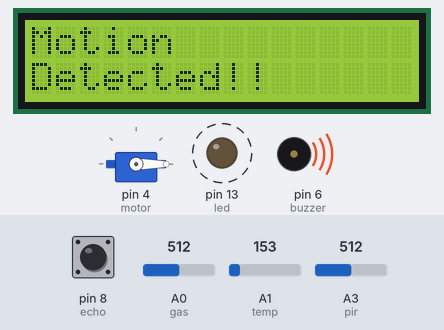
This sketch was run on a simulated Arduino Uno, built with avr-gcc and run on an emulated ATmega328P. On the bench: 16×2 character LCD, servo, output pins drawn as LEDs (lit = HIGH), buzzer (waves = sounding, pin HIGH). Dashed ring = blinking. Inputs (shaded band) come from the test bench; at power-on: A0 (gas) = 512, A3 (pir) = 512, pin 8 (echo) LOW, A1 (temp) = 153. Pins used as bus, display or sensor lines are not drawn; what the sketch prints to the serial monitor is not drawn.

Above: at 3.1 s.
3.2 s: A0 (gas) set to 990
8.3 s: A0 (gas) set to 1014
9.8 s: A3 (pir) set to 0
At 12.2 s:
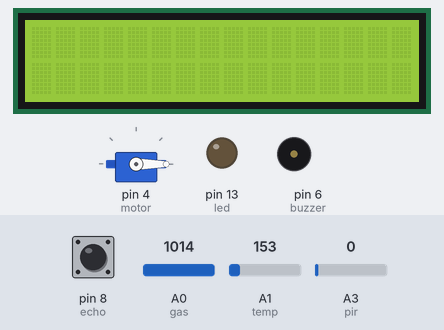
12.5 s: A3 (pir) set to 70
At 14.1 s:
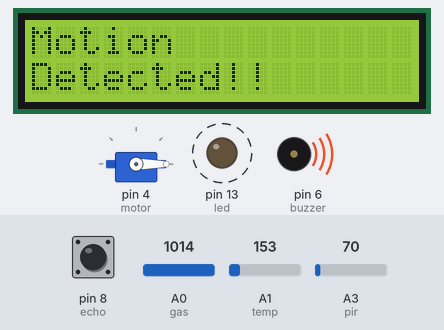
17.6 s: pin 8 (echo) pulsed HIGH 2 times (0.12 s each, 0.3 s apart)
At 18.14 s:
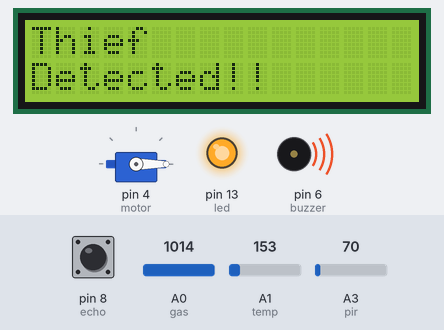
Timing chart, 0 to 20.7 s (numbered marks = the images above; inputs shaded):
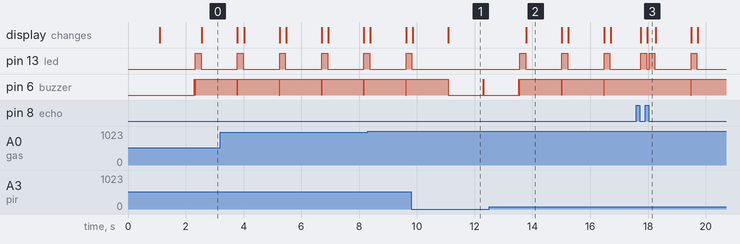

Measured:
- after the input at 9.8 s, pin 13 (led): goes on until 9.8 s, then stays LOW
- after the input at 12.5 s, pin 13 (led): alternates HIGH for 0.20 s and LOW for 1.3 s, starting after 1.1 s; the display: changes after 1.3 s (image 2)
- by itself, pin 13 (led): alternates HIGH for 0.20 s and LOW for 1.3 s
- by itself, pin 6 (buzzer): repeats every 1.5 s: LOW 0.01 s, HIGH 1.5 s
- what the display in image 2 shows lasts 1.2 s, from 13.8 s to 15.0 s

The sketch:

home_security_system_code.ino
```cpp
#include <Adafruit_LiquidCrystal.h> // Importing the library for LCD
#include <Servo.h> // Importing the library for Servo Motor

// Declaring
Adafruit_LiquidCrystal lcd_1(0);
Servo servo;

// Pin numbers
int led = 13;	 // LED
int buzzer = 6;  // Piezo buzzer
int trigger = 9; // Ultrasonic distance sensor
int echo = 8;    // Ultrasonic distance sensor
int motor = 4; 	 // Servo motor
int pir = A3;	 // PIR sensor
int gas = A0;	 // Gas sensor
int temp = A1;	 // Temperature sensor

// Utility functions used
void alert();
void rest();
void alert_led();
void rest_led();

// Initialising
void setup()
{
  lcd_1.begin(16, 2);
  lcd_1.setCursor(0,0);
  lcd_1.print("Welcome to Home");
  lcd_1.setCursor(0,1);
  lcd_1.print("Security System");
  lcd_1.setBacklight(1);
  pinMode(led, OUTPUT);
  pinMode(buzzer, OUTPUT);
  pinMode(trigger, OUTPUT);
  pinMode(echo, INPUT);
  pinMode(pir, INPUT);
  pinMode(gas, INPUT);
  pinMode(temp, INPUT);
  servo.attach(motor);
  servo.write(0);
  Serial.begin(9600);
  delay(1000);
  lcd_1.clear();
}

// Driver code
void loop()
{
  // Gas sensor
  int gasSensorValue = analogRead(A0);

  // Temperature sensor
  float tempSensorValue = analogRead(temp);
  tempSensorValue = (tempSensorValue/1023)*5000;
  float temperature = (tempSensorValue-500)/10; // Converting voltage from sensor to temperature in degree Celcius

  // Ultrasonic distance sensor
  digitalWrite(trigger, HIGH);
  delay(200);
  digitalWrite(trigger, LOW);
  float time = pulseIn(echo, HIGH);
  float distance = (time*(float)0.034)/2;

  // PIR sensor
  float pirSensorValue = analogRead(pir);
  Serial.println(pirSensorValue);

  // Gas Sensor Configuration
  if(gasSensorValue >= 150 && temperature <75)
  {
    alert();
    lcd_1.setCursor(0,0);
    lcd_1.print("Smoke Detected!!");
    lcd_1.setCursor(0,1);
    lcd_1.print(gasSensorValue);
    lcd_1.setCursor(3,1);
    lcd_1.print("ppm");
  }
  else
  {
    rest();
  }

  // Temperature Sensor Configuration
  // High temperature
  if(temperature >= 75 && gasSensorValue < 150)
  {
    alert();
    lcd_1.setCursor(0,0);
    lcd_1.print("Fire Alert!!");
    lcd_1.setCursor(0,1);
    lcd_1.print(temperature);
    lcd_1.print("degC");
    delay(100);
  }
  else
  {
    rest();
  }

  // Fire detected
  if(temperature >= 90 && gasSensorValue >= 150) // Both fire and smoke detected
  {
    alert_led();
    lcd_1.setCursor(0,0);
    lcd_1.print("Fire Alert!!");
    lcd_1.setCursor(0,1);
    lcd_1.print("Starting sprayer");
    delay(2000);
    int pos;
    for(pos=0; pos<=180; pos++)
    {
      servo.write(pos);
    }
    pos=0;
    lcd_1.clear();
    lcd_1.setCursor(0,0);
    lcd_1.print("Started!");
    delay(5000);
    lcd_1.clear();
  }
  else
  {
    rest_led();
  }

  // Ultrasonic Distance Sensor Configuration
  if(distance >= 60)
  {
    alert_led();
    lcd_1.setCursor(0,0);
    lcd_1.print("Thief");
    lcd_1.setCursor(0,1);
    lcd_1.print("Detected!!");
    delay(70);
  }
  else
  {
    rest_led();
  }

  // PIR Sensor Configuration
  if(pirSensorValue > 0)
  {
    alert_led();
    lcd_1.setCursor(0,0);
    lcd_1.print("Motion");
    lcd_1.setCursor(0,1);
    lcd_1.print("Detected!!");
    delay(10);
  }
  else
  {
    rest_led();
  }
}

// Function to ring the buzzer and blink led
void alert_led()
{
   digitalWrite(buzzer, HIGH);
   digitalWrite(led, HIGH);
   delay(200);
   digitalWrite(led, LOW);
}

void rest_led()
{
  digitalWrite(buzzer,LOW);
  digitalWrite(led, LOW);
  lcd_1.clear();
}

// Function to ring the buzzer
void alert()
{
   digitalWrite(buzzer, HIGH);
}

void rest()
{
  digitalWrite(buzzer,LOW);
  lcd_1.clear();
}
```
